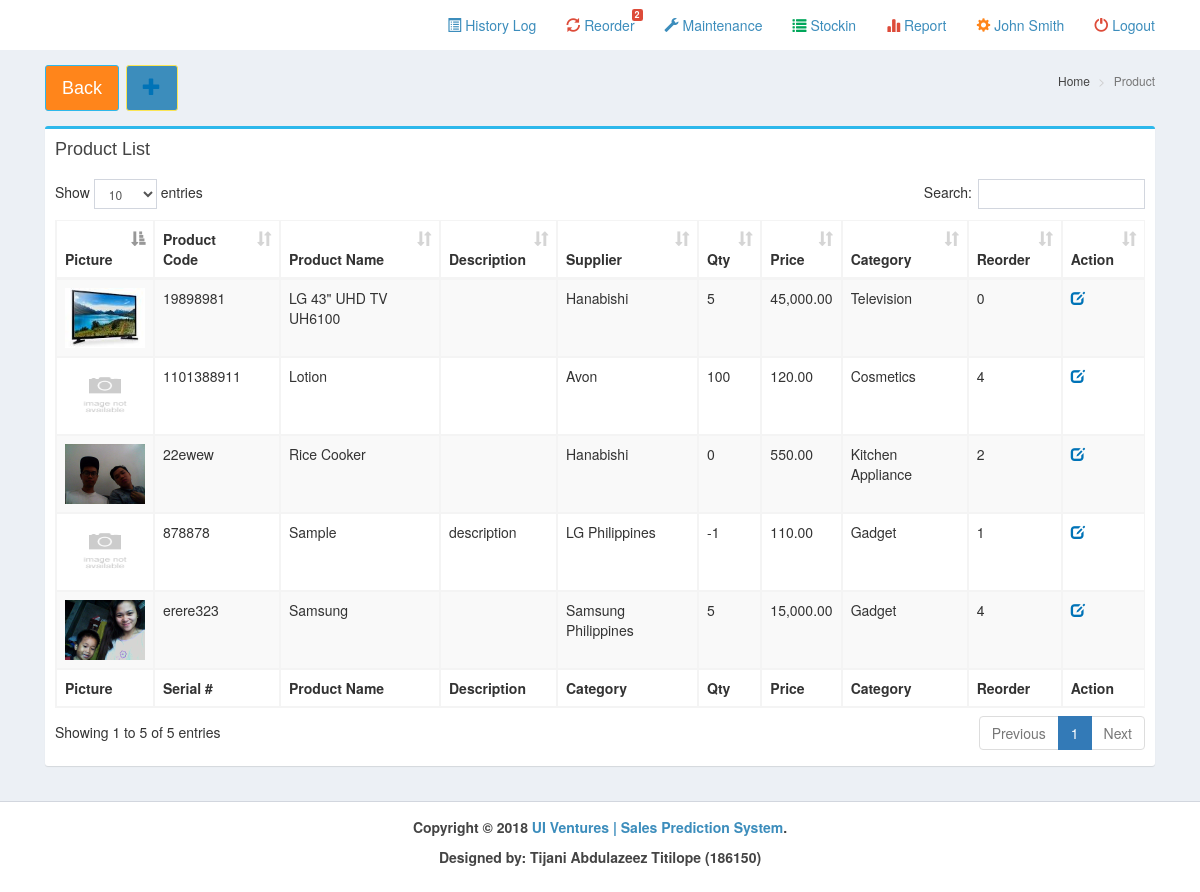
The page /pages/product.php (signed in) on the database as committed earlier.
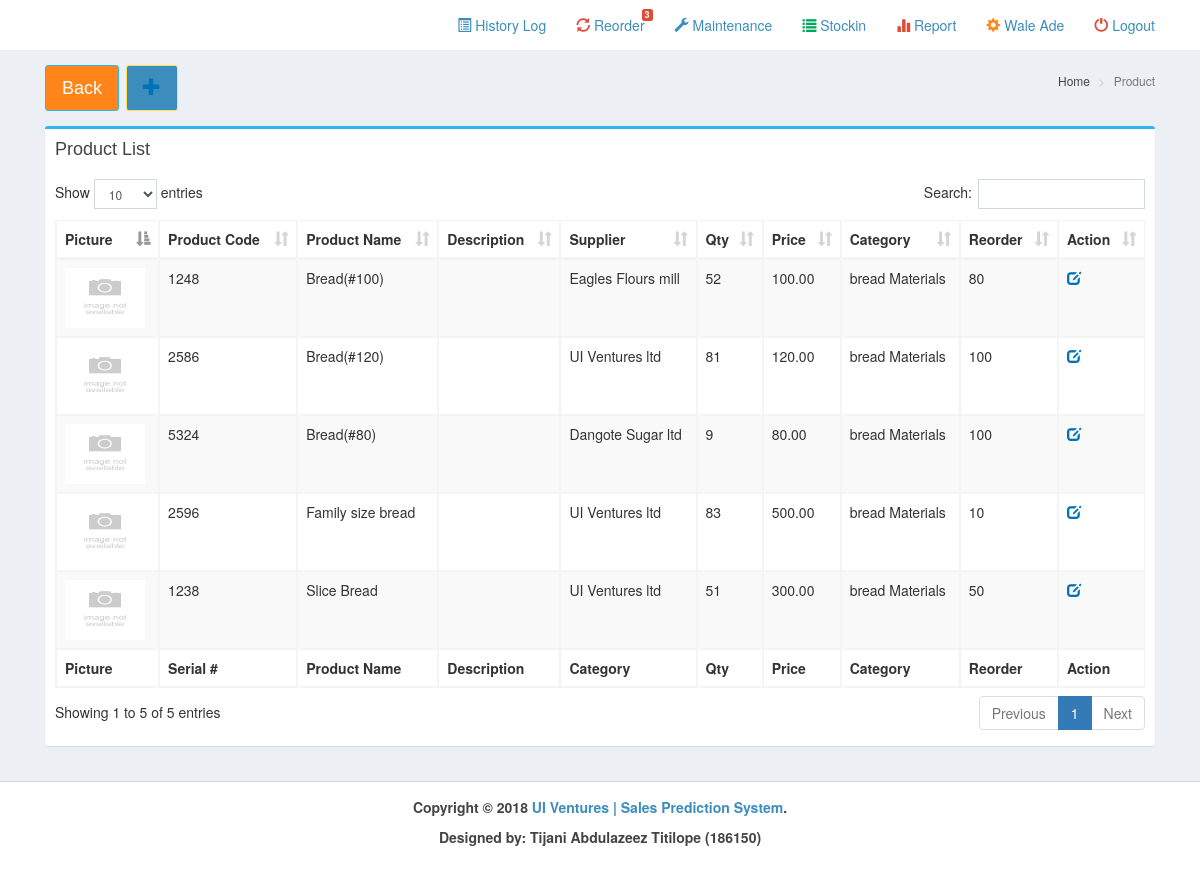
The same page on the database as committed later.
### tables this page shows
CREATE TABLE IF NOT EXISTS `product` (
  `prod_id` int(11) NOT NULL AUTO_INCREMENT,
  `prod_name` varchar(100) NOT NULL,
  `prod_desc` varchar(500) NOT NULL,
  `prod_price` decimal(10,2) NOT NULL,
  `prod_pic` varchar(300) NOT NULL,
  `cat_id` int(11) NOT NULL,
  `prod_qty` int(11) NOT NULL,
  `branch_id` int(11) NOT NULL,
  `reorder` int(11) NOT NULL,
  `supplier_id` int(11) NOT NULL,
  `serial` varchar(50) NOT NULL,
  PRIMARY KEY (`prod_id`)
);

CREATE TABLE IF NOT EXISTS `supplier` (
  `supplier_id` int(11) NOT NULL AUTO_INCREMENT,
  `supplier_name` varchar(100) NOT NULL,
  `supplier_address` varchar(300) NOT NULL,
  `supplier_contact` varchar(50) NOT NULL,
  PRIMARY KEY (`supplier_id`)
);

CREATE TABLE IF NOT EXISTS `category` (
  `cat_id` int(11) NOT NULL AUTO_INCREMENT,
  `cat_name` varchar(30) NOT NULL,
  PRIMARY KEY (`cat_id`)
);

### pages/product.php (the view, shortened to what the changed rows need)
<!DOCTYPE html>
<html>
  <head>
    <link rel="stylesheet" href="../bootstrap/css/bootstrap.min.css">
    <link rel="stylesheet" href="../plugins/datatables/dataTables.bootstrap.css">
    <link rel="stylesheet" href="../dist/css/AdminLTE.min.css">
    <link rel="stylesheet" href="../dist/css/skins/_all-skins.min.css">
 </head>
  <body class="hold-transition skin-<?php echo $_SESSION['skin'];?> layout-top-nav">
    <div class="wrapper">
      <?php include('../dist/includes/header.php');?>
      <div class="content-wrapper">
        <div class="container">
          <section class="content-header">
            <h1>
              <a class="btn btn-lg btn-warning" href="home.php">Back</a>
              <a class="btn btn-lg btn-primary" href="#add" data-target="#add" data-toggle="modal" style="color:#fff;" class="small-box-footer"><i class="glyphicon glyphicon-plus text-blue"></i></a>
            </h1>
          </section>
          <section class="content">
            <div class="row">
            <div class="col-xs-12">
              <div class="box box-primary">
                <div class="box-body">
                  <table id="example1" class="table table-bordered table-striped">
                    <thead>
                      <tr>
                      	<th>Picture</th>
                        <th>Product Code</th>
                        <th>Product Name</th>
                        <th>Description</th>
						            <th>Supplier</th>
                        <th>Qty</th>
            						<th>Price</th>
            						<th>Category</th>
            						<th>Reorder</th>
                        <th>Action</th>
                      </tr>
                    </thead>
                    <tbody>
<?php
		$query=mysqli_query($con,"select * from product natural join supplier natural join category where branch_id='$branch' order by prod_name")or die(mysqli_error());
		while($row=mysqli_fetch_array($query)){
?>
                      <tr>
                      	<td><img style="width:80px;height:60px" src="../dist/uploads/<?php echo $row['prod_pic'];?>"></td>
                        <td><?php echo $row['serial'];?></td>
                        <td><?php echo $row['prod_name'];?></td>
                        <td><?php echo $row['prod_desc'];?></td>
						            <td><?php echo $row['supplier_name'];?></td>
                        <td><?php echo $row['prod_qty'];?></td>
            						<td><?php echo number_format($row['prod_price'],2);?></td>
            						<td><?php echo $row['cat_name'];?></td>
            						<td><?php echo $row['reorder'];?></td>
                        <td>
				<a href="#updateordinance<?php echo $row['prod_id'];?>" data-target="#updateordinance<?php echo $row['prod_id'];?>" data-toggle="modal" style="color:#fff;" class="small-box-footer"><i class="glyphicon glyphicon-edit text-blue"></i></a>
						</td>
                      </tr>
<?php }?>
                    </tbody>
                    <tfoot>
                      <tr>
                      	<th>Picture</th>
                        <th>Serial #</th>
                        <th>Product Name</th>
                        <th>Description</th>
						<th>Category</th>
                        <th>Qty</th>
						<th>Price</th>
						<th>Category</th>
						<th>Reorder</th>
                        <th>Action</th>
                      </tr>
                    </tfoot>
                  </table>
                </div>
            </div>
          </div>
          </section>
        </div>
      </div>
    </div>
  </body>
</html>

### dist/includes/header.php (shortened to what the changed rows need)
<?php
include('../dist/includes/dbcon.php');
$branch=$_SESSION['branch'];
?>
      <header class="main-header">
        <nav class="navbar navbar-static-top">
          <div class="container">
              <div class="navbar-custom-menu">
                <ul class="nav navbar-nav">
                  <li class="dropdown notifications-menu">
                    <a href="#" class="dropdown-toggle" data-toggle="dropdown">
                      <i class="glyphicon glyphicon-refresh text-red"></i> Reorder
                      <span class="label label-danger">
                      <?php
                      $query=mysqli_query($con,"select COUNT(*) as count from product where prod_qty<=reorder and branch_id='$branch'")or die(mysqli_error());
                			$row=mysqli_fetch_array($query);
                			echo $row['count'];
                			?>
                      </span>
                    </a>
                  </li>
				  <li class="">
                    <a href="profile.php" class="dropdown-toggle">
                      <i class="glyphicon glyphicon-cog text-orange"></i>
                      <?php echo $_SESSION['name'];?>
                    </a>
                  </li>
                </ul>
              </div>
          </div>
        </nav>
      </header>

Rows that differ between the two databases and show on the page:
removed product: prod_pic (picture), serial "19898981", prod_name "LG 43\" UHD TV UH6100", supplier.supplier_name "Hanabishi", prod_qty "5", prod_price "45,000.00", cat.cat_name "Television", reorder "0"
removed product: prod_pic (placeholder picture), serial "1101388911", prod_name "Lotion", supplier.supplier_name "Avon", prod_qty "100", prod_price "120.00", cat.cat_name "Cosmetics", reorder "4"
removed product: prod_pic (picture), serial "22ewew", prod_name "Rice Cooker", supplier.supplier_name "Hanabishi", prod_qty "0", prod_price "550.00", cat.cat_name "Kitchen Appliance", reorder "2"
removed product: prod_pic (placeholder picture), serial "878878", prod_name "Sample", prod_desc "description", supplier.supplier_name "LG Philippines", prod_qty "-1", prod_price "110.00", cat.cat_name "Gadget", reorder "1"
removed product: prod_pic (picture), serial "erere323", prod_name "Samsung", supplier.supplier_name "Samsung Philippines", prod_qty "5", prod_price "15,000.00", cat.cat_name "Gadget", reorder "4"
added product: prod_pic (placeholder picture), serial "1248", prod_name "Bread(#100)", supplier.supplier_name "Eagles Flours mill", prod_qty "52", prod_price "100.00", cat.cat_name "bread Materials", reorder "80"
added product: prod_pic (placeholder picture), serial "2586", prod_name "Bread(#120)", supplier.supplier_name "UI Ventures ltd", prod_qty "81", prod_price "120.00", cat.cat_name "bread Materials", reorder "100"
added product: prod_pic (placeholder picture), serial "5324", prod_name "Bread(#80)", supplier.supplier_name "Dangote Sugar ltd", prod_qty "9", prod_price "80.00", cat.cat_name "bread Materials", reorder "100"
added product: prod_pic (placeholder picture), serial "2596", prod_name "Family size bread", supplier.supplier_name "UI Ventures ltd", prod_qty "83", prod_price "500.00", cat.cat_name "bread Materials", reorder "10"
added product: prod_pic (placeholder picture), serial "1238", prod_name "Slice Bread", supplier.supplier_name "UI Ventures ltd", prod_qty "51", prod_price "300.00", cat.cat_name "bread Materials", reorder "50"
Other text that changed with them:
$row['count']: "2" → "3"
$_SESSION['name']: "John Smith" → "Wale Ade"
